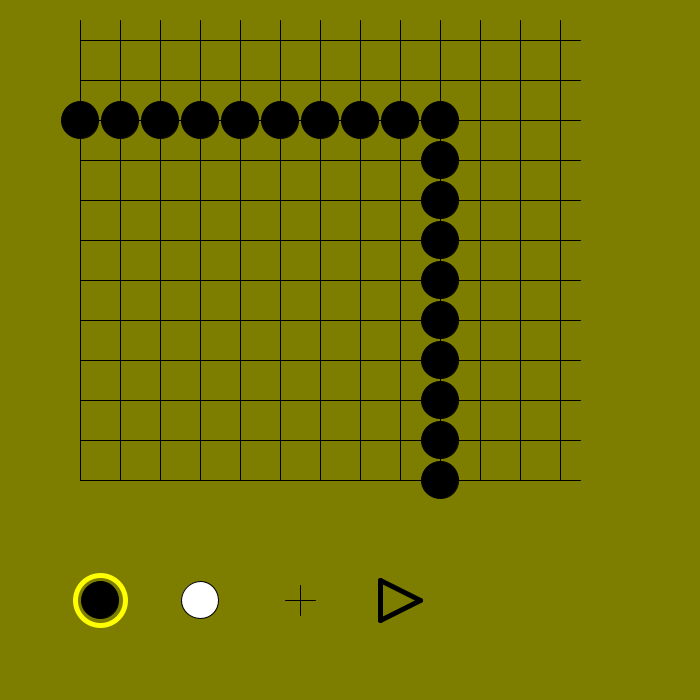
Frame 1 (no input)
Frame 60 (the mouse pressed at the canvas centre just before this capture): identical to frame 1, image omitted
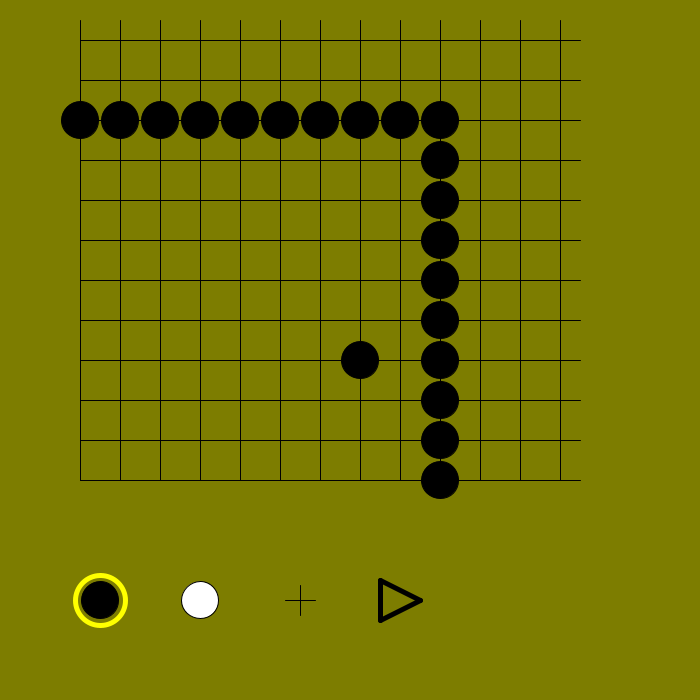
Frame 120 (the mouse held since frame 60 and released just before this capture)

The Processing sketch that drew these frames (run headless with seeded random() and noise(); from frame 60 on, the mouse is pressed at the canvas centre):

// Processing sketch: processing_175371
// ── processing_175371.pde

// TSUMEGO generator : Play black kill white

int TATE = 9 ;
int YOKO = 9 ;

int PHASE = 1 ;

int X = 0 ; int Y = 0 ;
int RND = 0 ;

int [][] KYM = new int[3610][361] ;
int [] NKYM = new int[361] ;
int T = 0 ;
int N = 0 ;
int [] R = new int [3610] ;
int Rmax = TATE * YOKO ;
int [] NBW = new int[3610] ;
int KCOL = 0 ;
int IDOU = 0 ;
int Kcancel = 0 ;
int I = 0 ; int II = 0 ; int III = 0 ; int IIII = 0 ;
int [][] Z = new int [3610][361] ; 
int ZT = 0 ; int ZF = 0 ; int ZZ = 0 ;
int ZZZ = 0 ;
int WSTN = 0 ;
int EPTN = 0 ;
int KOU = 0 ;
int KouN = 0 ;
int [] SKOU = new int [3610] ;
int GP = 0 ;
int DR = 0 ;
int GI = 0 ;
int [] GX = new int [361] ;
int [] GY = new int [361] ;
int PCOL = 1 ;


void setup(){
  
   size (700,700) ;
       
} // setup()

void draw(){
  
   
  while ( PHASE == 2 ){
    
    WSTNcount() ;
    
    if ( WSTN < 3 ){
      
      Z[N-1][R[N-1]] = 1 ;
      Z[N][R[N]] = 1 ;
      N = N - 1 ;
      Zcheck() ;
      R[N] = R[N] + 1 ;
                  
    } // WSTN < 3
    
     if ( ( N > ( 3600 ) ) || ( SKOU[N] >= 2 ) ){
      
      Z[N-1][R[N-1]] = 0 ;
      Z[N][R[N]] = 0 ;
      N = N - 1  ;
      Zcheck() ;
      R[N] = R[N] + 1 ;
      
    }
    
        
    
    if ( R[N] < Rmax ){
      
      RtoXYI() ;
      
      if ( KYM[N][I] == 0 ){
        
         for ( II = 0 ; II < ( (YOKO+4)*(TATE+4) ) ; II++ ) {
           NKYM[II] = KYM[N][II] ;
           }

      NKYM[I] = NBW[N] ;

      if ( NBW[N] == 1 ) { 
        KCOL = 2 ;
      }
      if ( NBW[N] == 2 ) { 
        KCOL = 1 ;
      }

      IIII = 1 ;

      while ( IIII <= 4 ) {

        RtoXYI() ;
        
        if ( IIII == 1 ) { 
          III = I - (YOKO+4) ;
        }
        if ( IIII == 2 ) { 
          III = I - 1 ;
        }
        if ( IIII == 3 ) { 
          III = I + 1 ;
        }
        if ( IIII == 4 ) { 
          III = I + (YOKO+4) ;
        }          

        if ( ( NKYM[III] == KCOL ) ) {

          X = III ; 
          Y = 0 ;
          while ( X > ( (YOKO+4)-1) ) {
            X = X -  (YOKO+4) ;
            Y = Y + 1 ;
          }

          Kcancel = 0 ;
          KESUone() ;    
          KESUtwo() ;

          
        }

        IIII = IIII + 1 ;
      }/// IIII < 4 

      RtoXYI() ;
      
      if ( NBW[N] == 1 ) { 
        KCOL = 1 ;
      }
      if ( NBW[N] == 2 ) { 
        KCOL = 2 ;
      }


      III = I ;


      if ( ( NKYM[III] == KCOL ) ) {

        X = III ; 
        Y = 0 ;
        while ( X > ( (YOKO+4)-1) ) {
          X = X -  (YOKO+4) ;
          Y = Y + 1 ;
        }

        Kcancel = 0 ;
        KESUone() ; 
        KESUtwo() ;

    
      }


      RtoXYI() ;
     
      IDOU = 0 ; 

      if ( NKYM[I] == 0 ) {
        IDOU = 0 ;
      }
      else {
        IDOU = 1 ;
      }
   
      if ( ( ( NBW[N] == 1 ) && ( SKOU[N] == 0 ) ) || ( ( NBW[N] == 2 ) && ( SKOU[N] >= 1 ) ) )  {
      
        KOU = 1 ;       
        KOUcheck() ;

        if (  KOU == 1  ) {
          IDOU = 0 ;
        }
        
      }
      
      
      
      
      if ( IDOU == 1 ){
        
       NextStep() ;
        
      }else{ Z[N][R[N]] = 6 ; R[N] = R[N] + 1 ; } // IDOU == 1 or not
    
        
     }else{ Z[N][R[N]] = 6 ; R[N] = R[N] + 1 ; } // KYM[N][I] == 0 or not
      
     
           
    } // R[N] < Rmax
    
    if ( R[N] == Rmax ){
    
    for ( II = 0 ; II < ( (YOKO+4)*(TATE+4) ) ; II++ ) {
           NKYM[II] = KYM[N][II] ;
           }
           
    KOU = 1 ;       
    KOUcheck() ;
    
    if ( ( KOU == 0 ) ||   ( NBW[N] == 2 )  ){
      
      NextStep() ;
      
    }else{ Z[N][R[N]] = 6 ; R[N] = R[N] + 1 ; }
    
    } // R[N] == Rmax
    
    if ( R[N] > Rmax ) {
      
      Zcheck() ;
      R[N] = R[N] + 1 ;
      
    }

         
  } // PHASE == 2
  
 if ( PHASE == 3 ){
    
     if ( ZZZ == 1 ) {
       
      ANS() ;
      
      ZZZ = 2 ;
      
    }
    
    if ( ZZZ == 2 && mousePressed ){
      ZZZ = 0 ;
    }
    
    if ( ZZZ == 0 ){
    RESET() ;
    }
    
  } // PHASE == 3
  
  if ( PHASE == 1 ){
    
    
    
    GOBANset() ;
    
   
    
    if ( PHASE == 2 ){ 
      
    for ( II = 0 ; II < ( (YOKO+4)*(TATE+4) ) ; II++ ) {
        KYM[0][II] = NKYM[II] ;
    }
    
    for ( I = 0 ; I < 360 ; I ++ ) {
    for ( II = 0 ; II < 360 ; II++ ) {
     Z[I][II] = 9 ;
    }
    }
    
     WSTNcount() ;
    
    if ( WSTN < 4 ) { 
    PHASE = 1 ;
    DR = 1 ;
    }
    
    NBW[0] = 1 ;
            
       
    }
    
  } // PHASE == 1  
   
  mousePressed = false ;
   
} // draw()


void RtoXYI(){
  
    X = R[N] + 1 ; 
    Y = 3 ;
    while ( X > YOKO ) {
      Y = Y + 1 ;
      X = X - YOKO ;
      }
    I = ( (YOKO + 4 ) * Y ) + X ;

} // RtoXYI()


void GOBANset(){
  
  
    if ( GP == 0 ){ 
     
      
    X = 0 ; 
    Y = 0 ; 
    N = 0 ;
   

    for ( X = 0 ; X < (YOKO+4) ; X++) {
      I = ( (YOKO+4) * Y ) + X ;
      NKYM [I] = 3 ;
    }

    X = 0 ; 
    Y = 0 ;

    for ( Y = 0 ; Y < (TATE+4) ; Y++) {
      I = ( (YOKO+4) * Y ) + X ;
      NKYM [I] = 3 ;
    }

    X = (YOKO+4)-1 ; 
    Y = 0 ;

    for ( Y = 0 ; Y < (TATE+4) ; Y++) {
      I = ( (YOKO+4) * Y ) + X ;
      NKYM [I] = 3 ;
    }

    X = 0 ; 
    Y = (TATE+4) - 1 ;

    for ( X = 0 ; X < (YOKO+4) ; X++) {
      I = ( (YOKO+4) * Y ) + X ;
      NKYM [I] = 3 ;
    }

    X = 1 ; 
    Y = 1 ;

    for ( X = 1 ; X < (YOKO+4)-1 ; X++) {
      I = ( (YOKO+4) * Y ) + X ;
      NKYM [I] = 0 ;
    }

    X = 1 ; 
    Y = 2 ;

    for ( X = 1 ; X < (YOKO+4)-1 ; X++) {
      I = ( (YOKO+4) * Y ) + X ;
      NKYM [I] = 1 ;
    }

    X = (YOKO+4) - 3 ; 
    Y = 0 ;

    for ( Y = 2 ; Y < (TATE+4)-1 ; Y++) {
      I = ( (YOKO+4) * Y ) + X ;
      NKYM [I] = 1 ;
    }

    X = (YOKO+4)-2 ; 
    Y = 0 ;

    for ( Y = 1 ; Y < (TATE+4)-1 ; Y++ ) {
      I = ( (YOKO+4) * Y ) + X ;
      NKYM [I] = 0 ;
    }
    
    GP = 1 ;
    DR = 1 ;
    
    for ( I = 0 ; I < ( (TATE+4)*(YOKO+4) ) ; I ++ ) {

      X = I ; 
      Y = 0 ;
      while ( X > ( (YOKO+4)-1) ) {
        X = X -  (YOKO+4) ;
        Y = Y + 1 ;
      }
      
      GX[I] = 40 + ( 40 * X ) ;
      GY[I] = 40 + ( 40 * Y ) ;
      
    }
    
    } // GP == 0 
    
     
    if ( mousePressed == true ){
      
    GI = 0 ;    
      
    for ( I = 0 ; I < ( (TATE+4)*(YOKO+4) ) ; I ++ ) {

        if ( ( ( ( mouseX - GX[I] ) * ( mouseX - GX[I] ) ) < 400 ) && ( ( ( mouseY - GY[I] ) * ( mouseY - GY[I] ) ) < 400 ) ){
        
          GI = I ; 
        
        }  
          
      }
      
       if ( ( ( ( mouseX - 100 ) * ( mouseX - 100 ) ) < 400 ) && ( ( ( mouseY - 600 ) * ( mouseY - 600 ) ) < 400 ) ){
        
          PCOL = 1 ; 
        
       }  
        
       if ( ( ( ( mouseX - 200 ) * ( mouseX - 200 ) ) < 400 ) && ( ( ( mouseY - 600 ) * ( mouseY - 600 ) ) < 400 ) ){
        
          PCOL = 2 ; 
        
       }  
        
       if ( ( ( ( mouseX - 300 ) * ( mouseX - 300 ) ) < 400 ) && ( ( ( mouseY - 600 ) * ( mouseY - 600 ) ) < 400 ) ){
        
          PCOL = 0 ; 
        
       }  
       
       if ( ( ( ( mouseX - 400 ) * ( mouseX - 400 ) ) < 400 ) && ( ( ( mouseY - 600 ) * ( mouseY - 600 ) ) < 400 ) ){
        
          PHASE = 2 ; 
        
       }  
       
       
      
      X = GI ; 
      Y = 0 ;
      while ( X > ( (YOKO+4)-1) ) {
        X = X -  (YOKO+4) ;
        Y = Y + 1 ;
      }
      
    if ( ( X >= 1 ) && ( X <= (YOKO+1) ) && ( Y >= 3 ) && ( Y <= (TATE+2) ) ){
    
       NKYM[GI] = PCOL ;
     
    } 
   
     

    X = 1 ; 
    Y = 3 ;  

    while ( Y < (TATE+4-1) ) { 

      Kcancel = 0 ; 
      if ( PCOL == 1 ){ KCOL = 2 ; }
      if ( PCOL == 2 ){ KCOL = 1 ; }
      I = ( (YOKO+4) * Y ) + X ;
      if ( NKYM[I] == KCOL ) {
        
        KESUone() ;
        KESUtwo() ;
      
      }

      X = X + 1 ;
      if (X > ( YOKO+4-2) ) {
        X = 1 ;
        Y = Y + 1 ;
      }
    } 
    
     X = 1 ; 
    Y = 3 ;  

    while ( Y < (TATE+4-1) ) { 

      Kcancel = 0 ; 
      if ( PCOL == 1 ){ KCOL = 1 ; }
      if ( PCOL == 2 ){ KCOL = 2 ; }
      I = ( (YOKO+4) * Y ) + X ;
      if ( NKYM[I] == KCOL ) {
        
        KESUone() ;
        KESUtwo() ;
      
      }

      X = X + 1 ;
      if (X > ( YOKO+4-2) ) {
        X = 1 ;
        Y = Y + 1 ;
      }
    } 

    DR = 1 ;

    } // mousePressed


    if ( DR == 1 ){
      
      background (125,125,0) ;

    X = 0 ; 
    Y = 0 ;

    for ( X = 0 ; X < (YOKO+4) ; X++ ) {
      stroke(0, 0, 0);
      line ( 80 + (40*X), 20, 80 + (40*X), ( 40 * (TATE+4) ) - 40  ) ;
    }
    for ( Y = 0 ; Y < (TATE+4-1) ; Y++ ) {
      line ( 80, 40 + (40*Y), 60 + ( 40 * (YOKO+4) ), 40 + (40*Y) ) ;
    }

    for ( I = 0 ; I < ( (TATE+4)*(YOKO+4) ) ; I ++ ) {

      X = I ; 
      Y = 0 ;
      while ( X > ( (YOKO+4)-1) ) {
        X = X -  (YOKO+4) ;
        Y = Y + 1 ;
      }

      if ( NKYM[I] == 1 ) {
        fill(0, 0, 0) ;
        stroke(0, 0, 0) ;
        ellipse( 40 + (40*X), 40 + (40*Y), 37, 37 ) ;
      }


      if ( NKYM[I] == 2 ) {
        fill(255, 255, 255) ;
        stroke(0,0,0) ;
        ellipse( 40 + (40*X), 40 + (40*Y), 37, 37 ) ;
      }
    }
    
    if ( PHASE == 1 ){
    fill (0,0,0) ;
    stroke (0,0,0) ;
    ellipse ( 100 , 600 , 37 , 37 ) ;
    fill (255,255,255) ;
    ellipse ( 200 , 600 , 37 , 37 ) ;
    line ( 300 , 585 , 300 , 615 ) ;
    line ( 285 , 600 , 315 , 600 ) ;
    strokeWeight( 5 ) ; 
    line ( 380 , 580 , 420 , 600 ) ;
    line ( 420 , 600 , 380 , 620 ) ;
    line ( 380 , 620 , 380 , 580 ) ;
    noFill() ;
    stroke (255,255,0) ;
    if ( PCOL == 1 ){ ellipse ( 100 , 600 , 50 , 50 ) ; }
    if ( PCOL == 2 ){ ellipse ( 200 , 600 , 50 , 50 ) ; }
    if ( PCOL == 0 ){ ellipse ( 300 , 600 , 50 , 50 ) ; }
    strokeWeight( 1 ) ;
    } 
  
    DR = 0 ;  

    } // DR == 1

  
} // GOBANset()


void KESUone() {

  I = ( (YOKO + 4 ) * Y ) + X ;
  NKYM[I] = KCOL + 3 ;

  X = X + 1 ;
  if ( ( X >= 0 ) && ( X < (YOKO+4) ) && ( Y >= 0 ) && ( Y < (TATE+4 ) ) ) {
    I = ( (YOKO + 4 ) * Y ) + X ;
    if ( NKYM[I] == KCOL ) {
      KESUone() ;
    }
    if ( NKYM[I] == 0 ) {
      Kcancel = 1 ;
    }
  }

  X = X - 1 ;
  Y = Y + 1 ;
  if ( ( X >= 0 ) && ( X < (YOKO+4) ) && ( Y >= 0 ) && ( Y < (TATE+4 ) ) ) {
    I = ( (YOKO + 4 ) * Y ) + X ;
    if ( NKYM[I] == KCOL ) {
      KESUone() ;
    }
    if ( NKYM[I] == 0 ) {
      Kcancel = 1 ;
    }
  }

  X = X - 1 ;
  Y = Y - 1 ;
  if ( ( X > 0 ) && ( X < (YOKO+4) ) && ( Y > 0 ) && ( Y < (TATE+4 ) ) ) {
    I = ( (YOKO + 4 ) * Y ) + X ;
    if ( NKYM[I] == KCOL ) {
      KESUone() ;
    }
    if ( NKYM[I] == 0 ) {
      Kcancel = 1 ;
    }
  }

  X = X + 1 ;
  Y = Y - 1 ;
  if ( ( X > 0 ) && ( X < (YOKO+4) ) && ( Y > 0 ) && ( Y < (TATE+4 ) ) ) {
    I = ( (YOKO + 4 ) * Y ) + X ;
    if ( NKYM[I] == KCOL ) {
      KESUone() ;
    }
    if ( NKYM[I] == 0 ) {
      Kcancel = 1 ;
    }
  }

  Y = Y + 1 ;
} // KESUone()


void KESUtwo(){
  
    for ( II = 0 ; II < ((TATE+4)*(YOKO+4)) ; II ++ ) {
          if ( NKYM[II] == KCOL+3 ) {
            if ( Kcancel == 0 ) {
              NKYM[II] = 0 ;
            }
            if ( Kcancel == 1 ) {
              NKYM[II] = KCOL ;
            }
          }
        }
        
} // KESUtwo()


void KOUcheck(){
  
   if (  N > 0  ) { 
        for ( II = 0 ; II < ((TATE+4)*(YOKO+4) -1 ) ; II ++ ) {

          if ( KYM[N-1][II] != NKYM[II] ) {
            KOU = 0 ;
          }
        }
      }
      else {
        KOU = 0 ;
      }
     
} // KOUcheck()


void WSTNcount(){
  
  WSTN = 0 ;
    for ( I = 0 ; I < ( (TATE+4)*(YOKO+4) ) ; I++) {
      if ( KYM[N][I] == 2 ) {
        WSTN = WSTN + 1 ;
      }
    }
    
} // WSTNcount()




void Zcheck(){
  
  
  
  ZZ = 0 ; ZT = 0 ; ZF = 0 ;
  
  for ( III = 0 ; III <= Rmax ; III ++ ){
    
    if ( Z[N][III] == 1 ) {
            ZT = ZT + 1 ;
            ZZ = ZZ + 1 ;
          }
    if ( Z[N][III] == 0 ) { 
            ZF = ZF + 1 ;
            ZZ = ZZ + 1 ;
          }
    if ( Z[N][III] == 9 ){
            ZZ = 9999 ;
            
          }
                    
    } // 0 < R <= Rmax
  
  if ( ( ZT >= 1 ) && ( NBW[N] == 1 ) && ( N > 0 ) ){
    
   Z[N-1][R[N-1]] = 1 ;
   N = N - 1 ;
   Zcheck() ;
  
  }
  
  if ( ( ZT == ZZ ) && ( NBW[N] == 2 ) && ( N > 0 ) && ( ZZ > 0 ) ){
    
   Z[N-1][R[N-1]] = 1 ;
   N = N - 1 ;
   Zcheck() ;
  
  }
 
  if ( ( ZF >= 1 ) && ( NBW[N] == 2 ) && ( N > 0 ) ){
 
   Z[N-1][R[N-1]] = 0 ;
   N = N - 1 ;
   Zcheck() ;
  
  }
  
  if ( ( ZF == ZZ ) && ( NBW[N] == 1 ) && ( N > 0 ) && ( ZZ > 0 ) ){
    
   Z[N-1][R[N-1]] = 0 ;
   N = N - 1 ;
   Zcheck() ;
  
  }
  
  if ( ( ZT == 0 ) && ( ZF == 0 ) && ( ZZ == 0 ) ){
    
    Z[N-1][R[N-1]] = 0 ;
    N = N - 1 ;
    Zcheck() ;
    
  }
 
  if ( ( ZT >= 1 ) && ( ZF >= 1 ) && ( N == 0 ) && ( ZZ < 9999 ) ){
   
   ZZZ = 1 ;
   PHASE = 3 ;
  
  } 
  
  if ( ( ZZ < 9999  ) && ( N == 0 ) && ( ( ZT == 0 ) || ( ZF == 0 ) ) ){
    
    ZZZ = 0 ;
    PHASE = 3 ;
    
  }  
  
} // Zcheck()



void NextStep(){
  
        N = N + 1 ;
        
        R[N] = 0 ;
  
        for ( II = 0 ; II < 360 ; II++ ) {
            Z[N][II] = 9 ;
        }
                
        for ( II = 0 ; II < ( (YOKO+4)*(TATE+4) ) ; II++ ) {
           KYM[N][II] = NKYM[II] ;
        }
        
               
        if ( NBW[N-1] == 1 ){ NBW[N] = 2 ; }
        if ( NBW[N-1] == 2 ){ NBW[N] = 1 ; } 
       
        SKOU[N] = 0 ;
        KouN = 0 ;
        for ( II = 0 ; II < N ; II++ ){
          
          KOU = 1 ;
          for ( III = 0 ; III < ( (YOKO+4)*(TATE+4) ) ; III++ ){
            if ( KYM[N][III] != KYM[II][III] ){
              KOU = 0 ;
            }
          }
          if ( KOU == 1 ){
            KouN = KouN + 1 ;
          }
          
        }
        
        if ( ( KouN > 3 ) || ( SKOU[N-1] == 1 ) ){
          SKOU[N] = 1 ;
        }
        
        if ( ( KouN > 9 ) || ( SKOU[N-1] == 2 ) ){
          SKOU[N] = 2 ;
        }
                 
} // NextStep() ;


void RESET(){
  
   
    for ( II = 0 ; II < 360 ; II++ ) {
     Z[0][II] = 9 ;
     }
     
     R[0] = 0 ;
    
     
    PHASE = 1 ;
    GP = 0 ;
    N = 0 ;
    ZZZ = 0 ;
           
} // RESET()
  
  
void ANS(){
    

    background(125,125,0);
    stroke(0,0,0) ; 
    
     for ( X = 0 ; X < (YOKO+4) ; X++ ) {
      line ( 80 + (40*X), 20, 80 + (40*X), ( 40 * (TATE+4) ) - 40  ) ;
     }
     for ( Y = 0 ; Y < (TATE+4-1) ; Y++ ) {
      line ( 80, 40 + (40*Y), 60 + ( 40 * (YOKO+4) ), 40 + (40*Y) ) ;
     }



    for ( II = 0 ; II < ( (TATE+4)*(YOKO+4) ) ; II ++ ) {

      X = II ; 
      Y = 0 ;
      while ( X > ( (YOKO+4)-1) ) {
        X = X -  (YOKO+4) ;
        Y = Y + 1 ;
      }

      if ( KYM[0][II] == 1 ) {
        fill(0, 0, 0) ;
        stroke(0, 0, 0) ;
        ellipse( 40 + (40*X), 40 + (40*Y), 37, 37 ) ;
      }


      if ( KYM[0][II] == 2 ) {
        fill(255, 255, 255) ;
        stroke(0,0,0) ;
        ellipse( 40 + (40*X), 40 + (40*Y), 37, 37 ) ;
      }
      
       
          
       X = X - 1 ;
       Y = Y - 3 ;
       III = (Y*YOKO) + X ;
       
      if ( ( X >= 0 ) && ( X < (YOKO) ) && ( Y >= 0 ) && ( Y < (TATE) ) ){
        
         X = II ; 
          Y = 0 ;
          while ( X > ( (YOKO+4)-1) ) {
            X = X -  (YOKO+4) ;
            Y = Y + 1 ;
          }

      if ( Z[0][III] == 1 ) {
        fill(50, 50, 255) ;
        stroke(0, 0, 0) ;
        ellipse( 40 + (40*X), 40 + (40*Y), 37, 37 ) ;
      }


      if ( Z[0][III] == 0 ) {
        fill(255, 50, 50) ;
        stroke(0, 0, 0) ;
        ellipse( 40 + (40*X), 40 + (40*Y), 37, 37 ) ;
      }
      
      }
      
    }
  } // ANS()
